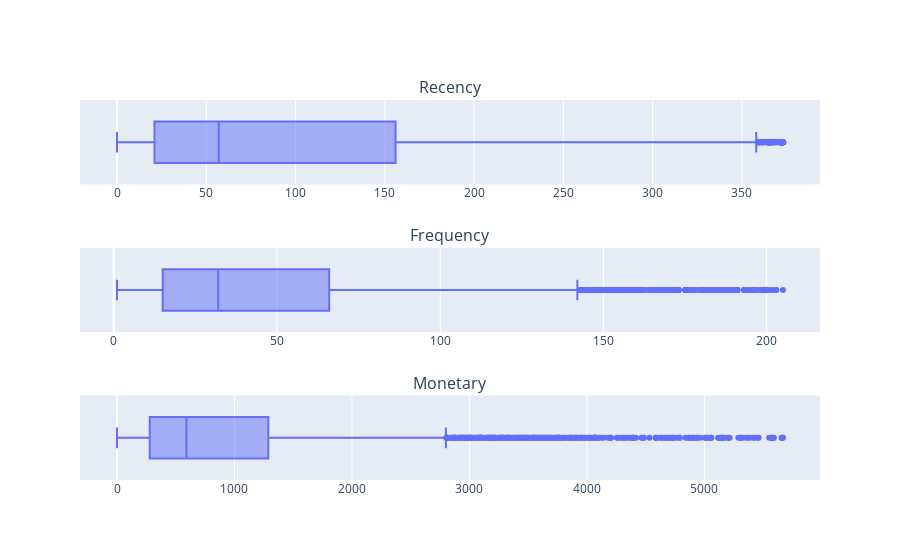

Write notebook code for a chart like this one.
### Code cell
boxes = [px.box(rfm, x=column) for column in rfm.columns]

fig = make_subplots(
    rows=3, cols=1, 
    subplot_titles=(
        "Recency","Frequency", "Monetary"
    )
)

for i, box in enumerate(boxes):
    fig.add_trace(boxes[i]['data'][0], row=i+1, col=1)

fig.update_layout(showlegend=True)
#fig.write_html('plotly/boxplot_1.html')
fig.show()

### Figure 1 — Plotly figure (JSON) as saved in the notebook; plotly's stock layout.template omitted (floating-point values rounded to 4 significant figures; data arrays with more than 128 entries replaced by an {"elided": "..."} marker saying what was removed)
{"data": [{"alignmentgroup": "True", "hovertemplate": "Recency=%{x}<extra></extra>", "legendgroup": "", "marker": {"color": "#636efa"}, "name": "", "notched": false, "offsetgroup": "", "orientation": "h", "showlegend": false, "type": "box", "x": {"elided": "3992 int values"}, "x0": " ", "xaxis": "x", "y0": " ", "yaxis": "y"}, {"alignmentgroup": "True", "hovertemplate": "Frequency=%{x}<extra></extra>", "legendgroup": "", "marker": {"color": "#636efa"}, "name": "", "notched": false, "offsetgroup": "", "orientation": "h", "showlegend": false, "type": "box", "x": {"elided": "3992 int values"}, "x0": " ", "xaxis": "x2", "y0": " ", "yaxis": "y2"}, {"alignmentgroup": "True", "hovertemplate": "Monetery=%{x}<extra></extra>", "legendgroup": "", "marker": {"color": "#636efa"}, "name": "", "notched": false, "offsetgroup": "", "orientation": "h", "showlegend": false, "type": "box", "x": {"elided": "3992 float values"}, "x0": " ", "xaxis": "x3", "y0": " ", "yaxis": "y3"}], "layout": {"annotations": [{"font": {"size": 16}, "showarrow": false, "text": "Recency", "x": 0.5, "xanchor": "center", "xref": "paper", "y": 1, "yanchor": "bottom", "yref": "paper"}, {"font": {"size": 16}, "showarrow": false, "text": "Frequency", "x": 0.5, "xanchor": "center", "xref": "paper", "y": 0.6111, "yanchor": "bottom", "yref": "paper"}, {"font": {"size": 16}, "showarrow": false, "text": "Monetary", "x": 0.5, "xanchor": "center", "xref": "paper", "y": 0.2222, "yanchor": "bottom", "yref": "paper"}], "showlegend": true, "xaxis": {"anchor": "y", "domain": [0, 1]}, "xaxis2": {"anchor": "y2", "domain": [0, 1]}, "xaxis3": {"anchor": "y3", "domain": [0, 1]}, "yaxis": {"anchor": "x", "domain": [0.7778, 1]}, "yaxis2": {"anchor": "x2", "domain": [0.3889, 0.6111]}, "yaxis3": {"anchor": "x3", "domain": [0, 0.2222]}}}
